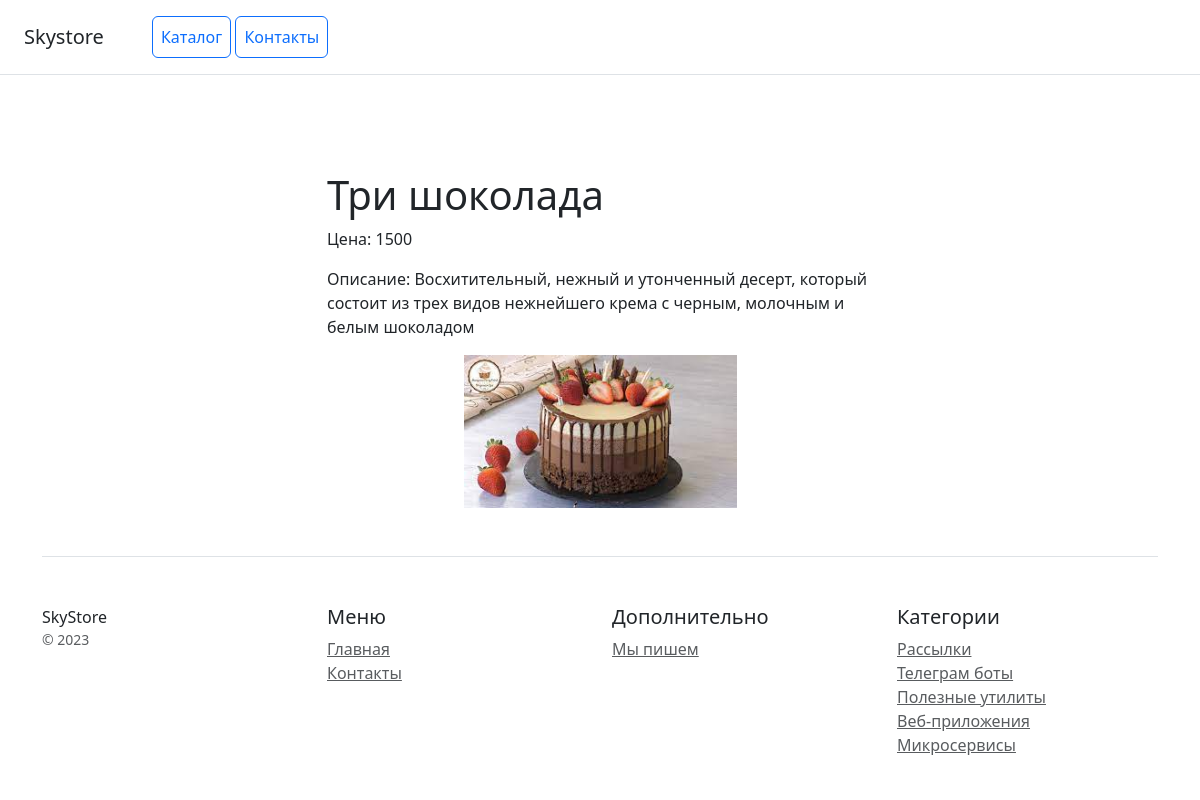
The app's page /dish/2/ with its own data.
### main/models.py (models this page shows, shortened)
class Dish(models.Model):
    id = models.AutoField(primary_key=True)
    name = models.CharField(max_length=100, verbose_name='Название')
    description = models.TextField(verbose_name='описание')
    category = models.ForeignKey(Category, on_delete=models.CASCADE, verbose_name='Чтото определенное')
    photo = models.ImageField(upload_to='items', **NULLABLE, verbose_name='Фото')
    price = models.IntegerField(verbose_name='цена за единицу')
    birthday = models.DateField(**NULLABLE, verbose_name='Дата рождения')
    class Meta:
        verbose_name = 'Вещь'
        verbose_name_plural = 'Предметы'

### main/views.py (the view)
# urls.py: path('dish/<int:dish_id>/', views.dish_detail, name='dish_detail')
def dish_detail(request, dish_id):
    dish = Dish.objects.get(pk=dish_id)
    return render(request, 'main/dish_detail.html', {'dish': dish})

### main/templates/main/dish_detail.html
{% extends 'main/base.html' %}
{% block content %}
<div class="container">
    <div class="row justify-content-center">
        <div class="col-md-6">
            <h1>{{ dish.name }}</h1>
            <p>Цена: {{ dish.price }}</p>
            <p>Описание: {{ dish.description }}</p>
            <img src="{{ dish.photo.url }}" alt="Cake Image" class="img-fluid" style="max-width: 50%; max-height: 300px; display: block; margin: 0 auto;">
        </div>
    </div>
</div>
{% endblock %}

### records on screen
Dish: name "Три шоколада", price "1500", description "Восхитительный, нежный и утонченный десерт, который состоит из трех видов нежнейшего крема с черным, молочным и белым шоколадом", photo (picture)
